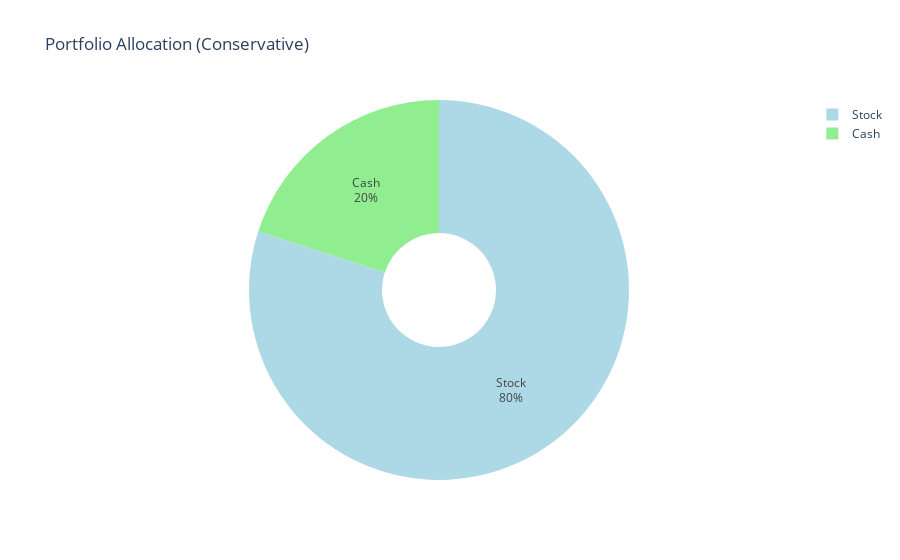

Here is the notebook cell this chart was saved with:
### Code cell
# Filter the DataFrame for the "Aggressive" portfolio
aggressive_row = ratios_df.loc['Aggressive']

pie_fig = go.Figure(data=[go.Pie(labels=aggressive_row.index, values=aggressive_row.values)])
pie_fig.update_traces(marker=dict(colors=['lightblue', 'lightgreen']), 
                      textinfo='percent+label', 
                      hole=0.3)
pie_fig.update_layout(title='Portfolio Allocation (Aggressive)')

# Show the plot
pie_fig.show()

# Save png of plot
#pie_fig.savefig('aggressive_ratio.png')

### Figure 1 — Plotly figure (JSON) as saved in the notebook; plotly's stock layout.template omitted (floating-point values rounded to 4 significant figures)
{"data": [{"hole": 0.3, "labels": ["Stock", "Cash"], "marker": {"colors": ["lightblue", "lightgreen"]}, "textinfo": "percent+label", "type": "pie", "values": [80, 20]}], "layout": {"autosize": true, "title": {"text": "Portfolio Allocation (Conservative)"}}}
